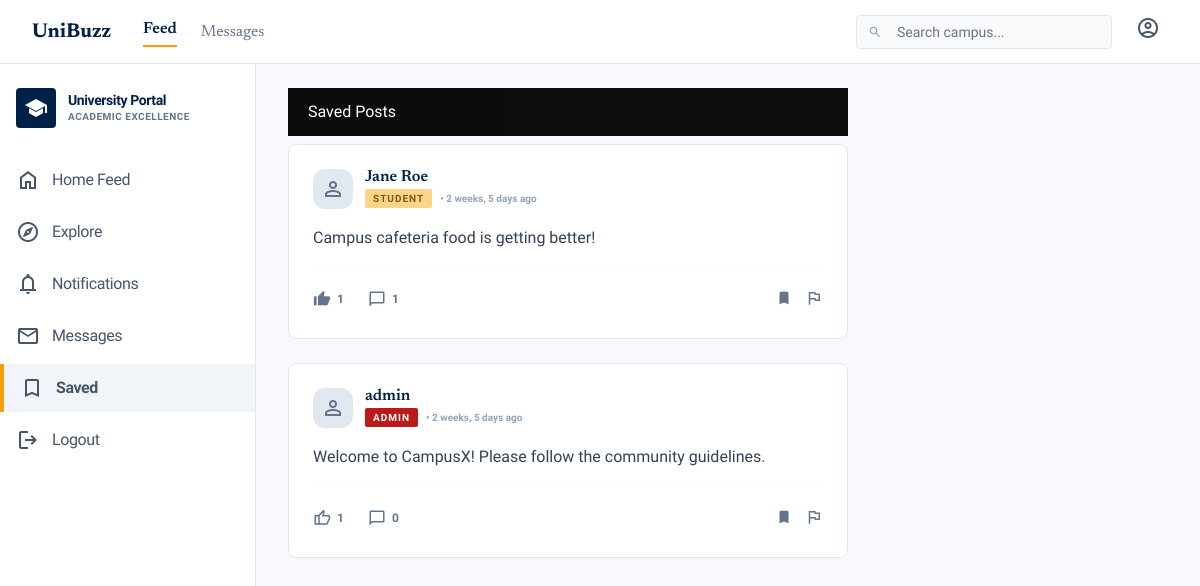
The page /student/saved/ (signed in) on the database its author committed.
### posts/models.py (models this page shows)
class Post(models.Model):
    id = models.AutoField(primary_key=True)
    content = models.TextField()
    image = models.ImageField(upload_to='posts/', blank=True, null=True)
    author_role = models.CharField(max_length=10, choices=ROLE_CHOICES)
    author_id = models.PositiveIntegerField()
    created_at = models.DateTimeField(auto_now_add=True)
    is_pinned = models.BooleanField(default=False)
    pin_expires_at = models.DateTimeField(blank=True, null=True)
    def is_pin_active(self):
        if self.is_pinned and self.pin_expires_at:
            return timezone.now() < self.pin_expires_at
        return False

### students/models.py (models this page shows, shortened)
class StudentUser(models.Model):
    id = models.AutoField(primary_key=True)
    roll_number = models.CharField(unique=True, max_length=20)
    name = models.CharField(max_length=100)
    email = models.EmailField(unique=True)
    password = models.CharField(max_length=255)
    profile_pic = models.ImageField(upload_to='students/profile_pics/', blank=True, null=True)
    bio = models.TextField(blank=True)
    is_blocked = models.BooleanField(default=False)
    created_at = models.DateTimeField(auto_now_add=True)

### admin_panel/models.py (models this page shows, shortened)
class AdminUser(models.Model):
    id = models.AutoField(primary_key=True)
    username = models.CharField(unique=True, max_length=50)
    email = models.EmailField(unique=True)
    password = models.CharField(max_length=255)
    profile_pic = models.ImageField(upload_to='admin/profile_pics/', blank=True, null=True)
    created_at = models.DateTimeField(auto_now_add=True)

### students/views.py (the view)
# urls.py: path('saved/', views.saved_posts_view, name='student_saved_posts'),
@student_required
def saved_posts_view(request):
    student_id = request.session['student_id']
    saved_ids = SavedPost.objects.filter(saver_role='student', saver_id=student_id).values_list('post_id', flat=True)
    posts_qs = Post.objects.filter(id__in=saved_ids).order_by('-created_at')
    posts = get_annotated_posts(posts_qs, 'student', student_id)
    for p in posts:
        p.is_saved = True
    return render(request, 'students/saved_posts.html', {'posts': posts})

### templates/students/saved_posts.html (shortened to what this page needs)
{% extends 'base.html' %}
{% block content %}
<div class="p-3 border-bottom border-secondary border-opacity-50 sticky-top bg-black" style="z-index: 1020; opacity: 0.95;">
    <h4 class="text-white mb-0 fw-bold">Saved Posts</h4>
</div>
<div class="py-2">
    {% if posts %}
        {% for post in posts %}
            {% include 'includes/post_card.html' with post=post %}
        {% endfor %}
    {% else %}
        <div class="text-center py-5 text-secondary">
            <i class="bi bi-bookmark display-1 d-block mb-3 opacity-25"></i>
            <p class="fs-5">No saved posts yet.</p>
            <p class="small">Tap the bookmark icon on any post to save it here.</p>
        </div>
    {% endif %}
</div>
{% endblock %}

### templates/includes/post_card.html (shortened to what this page needs)
{% load static %}
<article
    class="bg-white border border-slate-200 rounded-xl overflow-hidden transition-all hover:shadow-[0px_4px_12px_rgba(0,33,71,0.08)] mb-6"
    id="post-{{ post.id }}">
    <div class="p-4 md:p-6">
        <div class="flex justify-between items-start mb-4">
            <div class="flex gap-3">
                <div class="w-10 h-10 rounded-full bg-slate-100 overflow-hidden flex-shrink-0">
                    {% if post.author_pic_url %}
                    <img src="{{ post.author_pic_url }}" class="w-full h-full object-cover"
                        alt="{{ post.author_name }}">
                    {% else %}
                    <div class="w-full h-full flex items-center justify-center bg-slate-200 text-slate-500">
                        <span class="material-symbols-outlined">person</span>
                    </div>
                    {% endif %}
                </div>
                <div>
                    <h3 class="font-serif text-primary-container font-semibold leading-none mb-1">{{ post.author_name }}
                    </h3>
                    <div class="flex items-center gap-2">
                        {% if post.author_role == 'admin' %}
                        <span
                            class="px-2 py-0.5 bg-error text-white text-[10px] font-bold rounded uppercase tracking-widest">Admin</span>
                        {% elif post.author_role == 'teacher' %}
                        <span
                            class="px-2 py-0.5 bg-primary text-white text-[10px] font-bold rounded uppercase tracking-widest">Faculty</span>
                        {% else %}
                        <span
                            class="px-2 py-0.5 bg-secondary-container text-on-secondary-container text-[10px] font-bold rounded uppercase tracking-widest">Student</span>
                        {% endif %}
                        <span class="text-[10px] text-slate-400 font-semibold">• {{ post.created_at|timesince }}
                            ago</span>
                    </div>
                </div>
            </div>
        </div>
        {% if request.session.role == 'student' %}
        <a href="{% url 'student_post_detail' post.id %}" class="block group">
            {% elif request.session.role == 'teacher' %}
            <a href="{% url 'teacher_post_detail' post.id %}" class="block group">
                {% elif request.session.role == 'admin' %}
                <a href="{% url 'admin_post_detail' post.id %}" class="block group">
                    {% endif %}
                    <p class="text-slate-700 leading-relaxed mb-4 whitespace-pre-wrap">{{ post.content }}</p>
                </a>
                <div class="flex items-center justify-between pt-4 border-t border-slate-50">
                    <div class="flex gap-4 md:gap-6">
                        <div class="relative" id="reaction-wrapper-{{ post.id }}">
                            <button
                                class="flex items-center gap-1.5 text-slate-500 hover:text-primary-container transition-colors {% if post.is_liked %}text-primary{% endif %}"
                                id="like-btn-{{ post.id }}"
                                data-url="{% if request.session.role == 'student' %}{% url 'student_like' post.id %}{% elif request.session.role == 'teacher' %}{% url 'teacher_like' post.id %}{% else %}{% url 'admin_like' post.id %}{% endif %}"
                                onclick="toggleReactionPicker({{ post.id }})">
                                <span class="material-symbols-outlined text-lg" id="reaction-icon-{{ post.id }}" {% if post.is_liked %}style="font-variation-settings: 'FILL' 1" {% endif %}>thumb_up</span>
                                <span class="text-xs font-bold font-sans" id="like-count-{{ post.id }}">{{ post.like_count }}</span>
                            </button>
                        </div>
                        <button
                            class="flex items-center gap-1.5 text-slate-500 hover:text-primary-container transition-colors"
                            onclick="document.getElementById('comments-{{ post.id }}').classList.toggle('hidden')">
                            <span class="material-symbols-outlined text-lg">chat_bubble</span>
                            <span class="text-xs font-bold font-sans">{{ post.comment_count }}</span>
                        </button>
                    </div>
                    <div class="flex gap-3">
                        {% if request.session.role == 'student' or request.session.role == 'teacher' %}
                        <button
                            class="text-slate-500 hover:text-amber-600 transition-colors {% if post.is_saved %}text-amber-600{% endif %}"
                            id="save-btn-{{ post.id }}"
                            data-url="{% if request.session.role == 'student' %}{% url 'student_save_post' post.id %}{% else %}{% url 'teacher_save_post' post.id %}{% endif %}"
                            onclick="toggleSave({{ post.id }})">
                            <span class="material-symbols-outlined text-lg"
                                    {% if post.is_saved %}
                                  style="font-variation-settings: 'FILL' 1" {% endif %}> bookmark</span>
                        </button>
                        <button class="text-slate-500 hover:text-error transition-colors"
                            onclick="openReportModal({{ post.id }})">
                            <span class="material-symbols-outlined text-lg">flag</span>
                        </button>
                        {% endif %}
                    </div>
                </div>
    </div>
</article>

### templates/base.html (style rules this page uses)
.material-symbols-outlined { font-variation-settings: 'FILL' 0, 'wght' 400, 'GRAD' 0, 'opsz' 24; }
body { background-color: #f8f9ff; }

### rows shown on the page
Post: author_name "Jane Roe", author_role "STUDENT", created_at "2 weeks, 5 days", content "Campus cafeteria food is getting better!", like_count "1", comment_count "1"
Post: author_name "admin", author_role "ADMIN", created_at "2 weeks, 5 days", content "Welcome to CampusX! Please follow the community guidelines.", like_count "1", comment_count "0"
